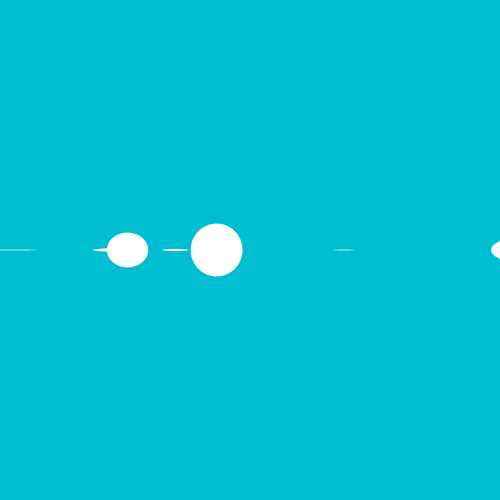
Frame 1 (no input)
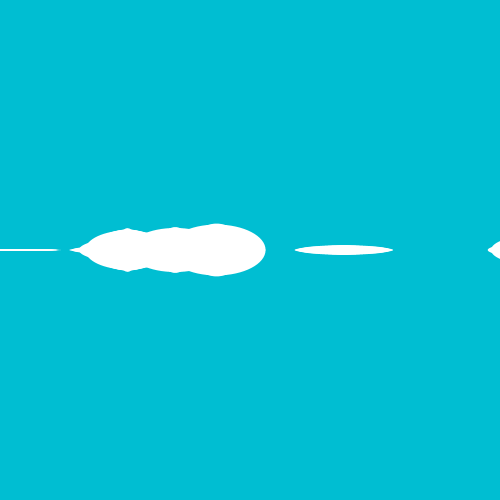
Frame 60 (the mouse pressed at the canvas centre just before this capture)
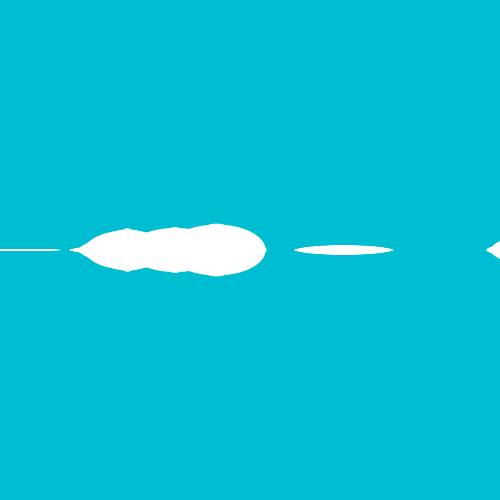
Frame 120 (the mouse held since frame 60 and released just before this capture)

The Processing sketch that drew these frames (run headless with seeded random() and noise(); from frame 60 on, the mouse is pressed at the canvas centre):

// Processing sketch: abstract_walking_d_col
// ── abstract_walking_d_col.pde
ArrayList <Line> line;
float periX;
float periY;
float speed = 1;
float col = random(255);
float dist = random(-100, 100);
int counter = 0;

void setup() {
  background(0,190,210);
  size (500, 500); 
  line = new ArrayList();
  for (int i=0; i<10; i++) {
    line.add(new Line());
  }
noStroke();
}

void draw() {
  counter++;
  fill(255);
  translate (width/2, height/2);
  periX = (cos(counter*0.002)*400);
  periY = (cos(counter*0.002)*200);
  // ellipse(0, 0, periX, periY);
  for (Line l1 : line) {
    l1.update();
  }
}

class Line {
  float x;
  float y;
  float speed;
  float a = random(periX);
  float b = random(periY);

  Line () {
    x = random(-400, 400);
    y = random(100);
    speed = 1;
  }

  void update() {
    growth();
    grid();
  }

  void growth() {
    y += (0 - y) * counter*0.00005;
    if (y < 1) {
      y = random(-periX, periX);
      x = random(-100, 100);
    }
    if (counter > 220) {
      counter = 200;
      background(0, 190, counter);
      // now send a sound event to sc or ableton
    }
  }

  void grid() {
    fill(255);
    //translate (x, y);
    fill(255);
    ellipse (x, b, random(-100, 100), random(-y, y));
     println(y, x, counter);
  }
}
